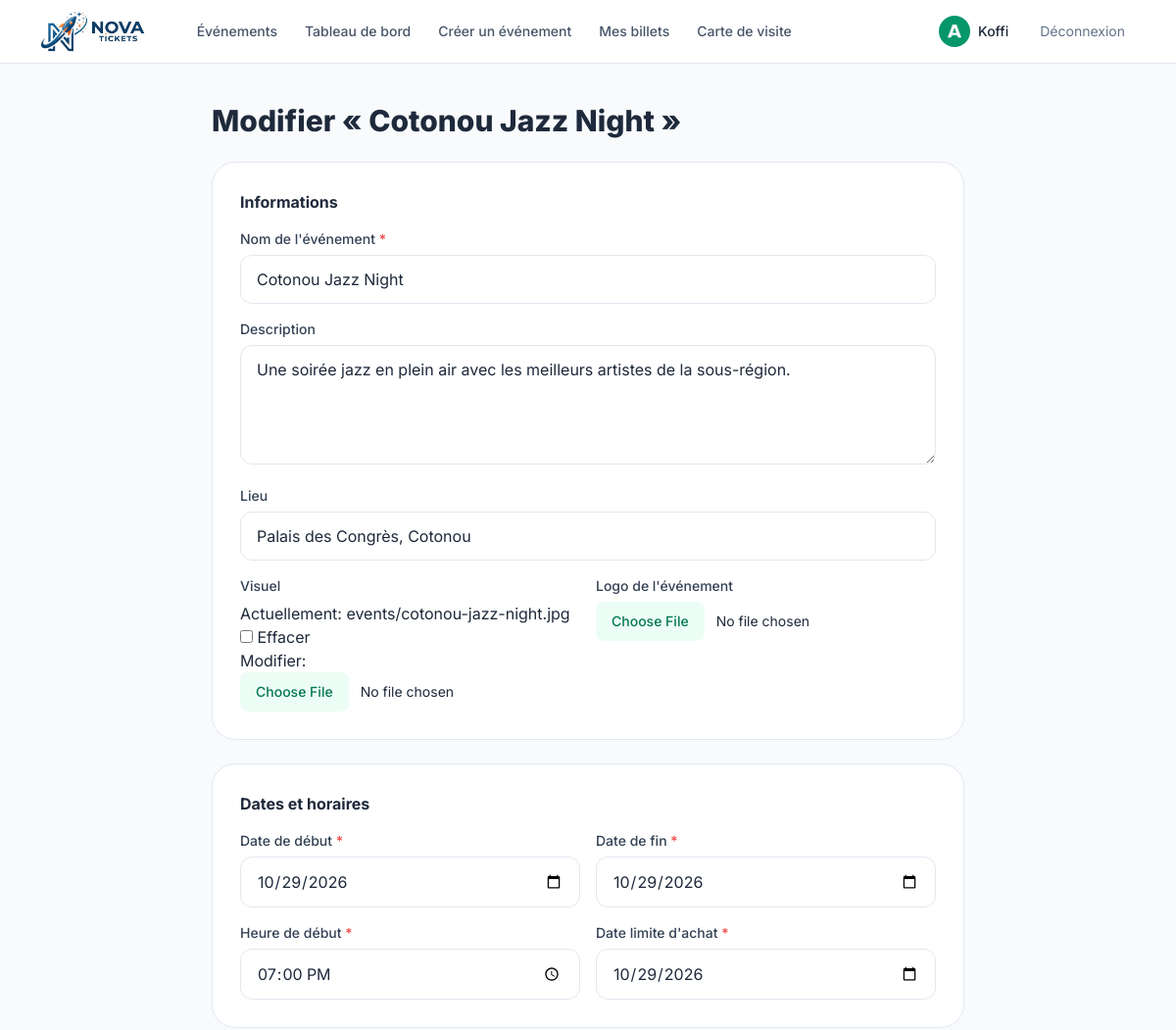
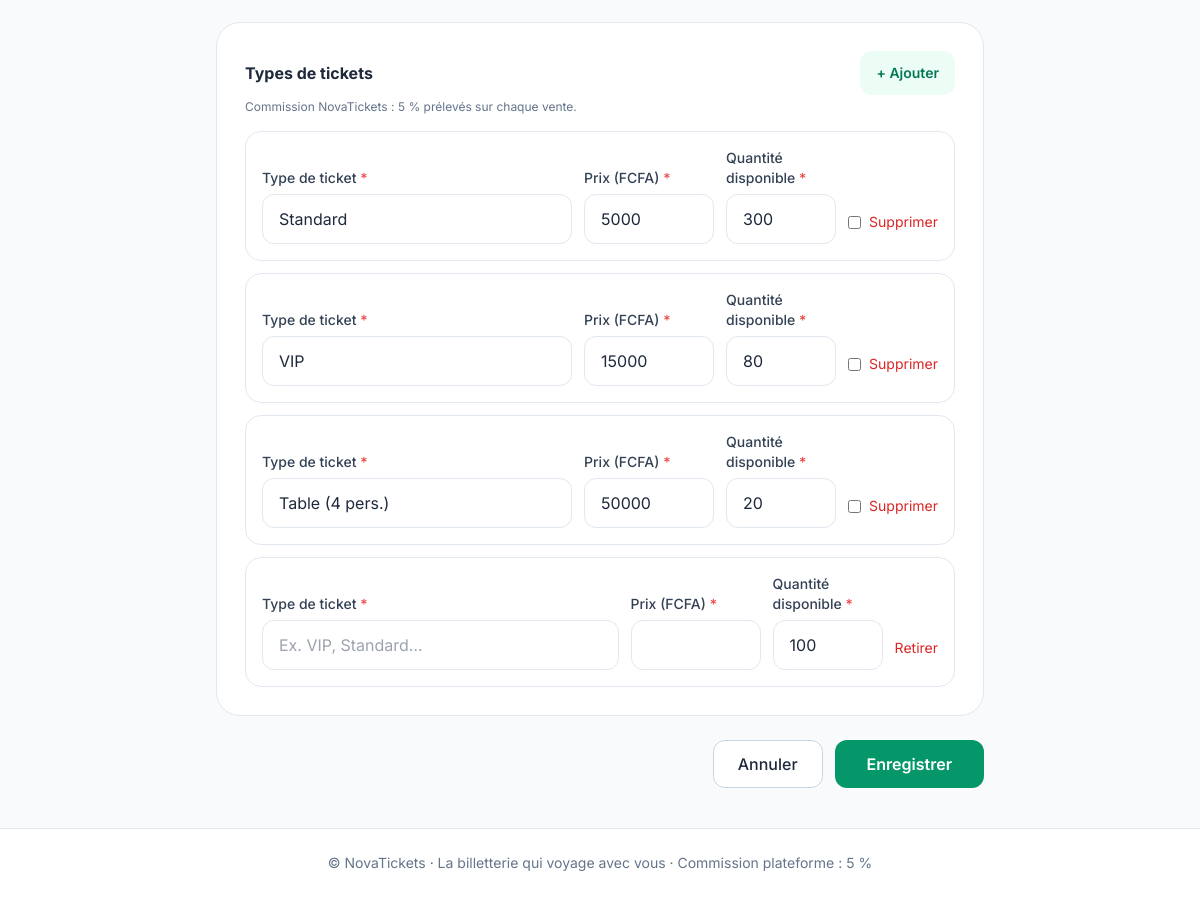
Screenshot of /evenements/1/modifier/ (signed in) with the database file from the repository (2 pictures, top to bottom).
### accounts/models.py (models this page shows, shortened)
class User(AbstractUser):
    SPECTATEUR = "spectateur"
    ORGANISATEUR = "organisateur"
    ROLES = [(SPECTATEUR, "Spectateur"), (ORGANISATEUR, "Organisateur")]
    SEXES = [("M", "Masculin"), ("F", "Féminin")]
    role = models.CharField(max_length=20, choices=ROLES, default=SPECTATEUR)
    country = models.CharField("Pays", max_length=2, default="BJ")
    phone = models.CharField("Téléphone", max_length=30)
    sexe = models.CharField(max_length=1, choices=SEXES, blank=True)
    profession = models.CharField(max_length=120, blank=True)
    photo = models.ImageField(upload_to="photos/", blank=True, null=True)
    org_name = models.CharField("Nom de l'organisation", max_length=150, blank=True)
    org_logo = models.ImageField(upload_to="org_logos/", blank=True, null=True)
    @property
    def is_organisateur(self):
        return self.role == self.ORGANISATEUR

### events/models.py (models this page shows, shortened)
class Event(models.Model):
    DRAFT = "draft"
    PUBLISHED = "published"
    STATUSES = [(DRAFT, "Brouillon"), (PUBLISHED, "Publié")]
    organizer = models.ForeignKey(settings.AUTH_USER_MODEL, on_delete=models.CASCADE, related_name="events")
    name = models.CharField("Nom de l'événement", max_length=200)
    slug = models.SlugField(max_length=220, unique=True, blank=True)
    description = models.TextField(blank=True)
    location = models.CharField("Lieu", max_length=200, blank=True)
    banner = models.ImageField("Visuel", upload_to="events/", blank=True, null=True)
    logo = models.ImageField("Logo de l'événement", upload_to="event_logos/", blank=True, null=True)
    start_date = models.DateField("Date de début")
    end_date = models.DateField("Date de fin")
    start_time = models.TimeField("Heure de début")
    sales_deadline = models.DateField("Date limite d'achat")
    status = models.CharField(max_length=12, choices=STATUSES, default=DRAFT)
    created_at = models.DateTimeField(auto_now_add=True)
    class Meta:
        ordering = ["start_date", "start_time"]

### events/views.py (the view)
    @login_required
    def wrapper(request, *a, **kw):
        if not request.user.is_organisateur:
            raise PermissionDenied
        return view(request, *a, **kw)

### events/forms.py (shortened to what this page needs)
class EventForm(forms.ModelForm):
    class Meta:
        model = Event
        fields = ["name", "description", "location", "banner", "logo", "start_date", "end_date", "start_time", "sales_deadline"]
        widgets = {
            "description": forms.Textarea(attrs={"rows": 4}),
            "start_date": forms.DateInput(attrs={"type": "date"}, format="%Y-%m-%d"),
            "end_date": forms.DateInput(attrs={"type": "date"}, format="%Y-%m-%d"),
            "sales_deadline": forms.DateInput(attrs={"type": "date"}, format="%Y-%m-%d"),
            "start_time": forms.TimeInput(attrs={"type": "time"}, format="%H:%M"),
        }
    def __init__(self, *a, **kw):
        super().__init__(*a, **kw)
        for f in self.fields.values():
            if isinstance(f.widget, forms.FileInput):
                f.widget.attrs.update({
                    "class": "block w-full text-sm file:mr-3 file:rounded-lg file:border-0 file:bg-emerald-50 file:px-4 file:py-2.5 file:text-emerald-700 file:font-medium",
                    "accept": "image/*",
                })
            else:
                f.widget.attrs["class"] = INPUT

### core/context_processors.py (called while the page is built)
def platform(request):
    return {
        "PLATFORM_NAME": settings.PLATFORM_NAME,
        "CARD_PRICE": settings.BUSINESS_CARD_PRICE,
        "COMMISSION_PERCENT": int(settings.PLATFORM_COMMISSION_RATE * 100),
    }

### events/views.py (called while the page is built)
def organizer_required(view):
    @login_required
    def wrapper(request, *a, **kw):
        if not request.user.is_organisateur:
            raise PermissionDenied
        return view(request, *a, **kw)
    wrapper.__name__ = view.__name__
    return wrapper

@organizer_required
def edit(request, pk):
    event = get_object_or_404(Event, pk=pk, organizer=request.user)
    form = EventForm(request.POST or None, request.FILES or None, instance=event)
    formset = TicketFormSet(request.POST or None, instance=event)
    if request.method == "POST" and form.is_valid() and formset.is_valid():
        with transaction.atomic():
            form.save()
            formset.save()
        messages.success(request, "Événement mis à jour.")
        return redirect("core:organizer_dashboard")
    return render(request, "events/form.html", {"form": form, "formset": formset, "editing": True, "event": event})

### templates/events/form.html (shortened to what this page needs)
{% extends "base.html" %}
{% block content %}
<div class="mx-auto max-w-3xl">
  <h1 class="text-2xl md:text-3xl font-extrabold">{% if editing %}Modifier « {{ event.name }} »{% else %}Créer un événement{% endif %}</h1>
  <form method="post" enctype="multipart/form-data" class="mt-6 space-y-6">{% csrf_token %}
    <section class="grid gap-4 md:grid-cols-2 rounded-3xl bg-white border border-slate-200 p-5 md:p-7">
      <h2 class="md:col-span-2 font-bold">Informations</h2>
      <div class="md:col-span-2">{% with field=form.name %}{% include "partials/field.html" %}{% endwith %}</div>
      <div class="md:col-span-2">{% with field=form.description %}{% include "partials/field.html" %}{% endwith %}</div>
      <div class="md:col-span-2">{% with field=form.location %}{% include "partials/field.html" %}{% endwith %}</div>
      {% with field=form.banner %}{% include "partials/field.html" %}{% endwith %}
      {% with field=form.logo %}{% include "partials/field.html" %}{% endwith %}
    </section>
    <section class="grid gap-4 sm:grid-cols-2 rounded-3xl bg-white border border-slate-200 p-5 md:p-7">
      <h2 class="sm:col-span-2 font-bold">Dates et horaires</h2>
      {% with field=form.start_date %}{% include "partials/field.html" %}{% endwith %}
      {% with field=form.end_date %}{% include "partials/field.html" %}{% endwith %}
      {% with field=form.start_time %}{% include "partials/field.html" %}{% endwith %}
      {% with field=form.sales_deadline %}{% include "partials/field.html" %}{% endwith %}
    </section>
    <section class="rounded-3xl bg-white border border-slate-200 p-5 md:p-7">
      <div class="flex items-center justify-between">
        <h2 class="font-bold">Types de tickets</h2>
        <button type="button" id="add-ticket" class="tap rounded-xl bg-emerald-50 px-4 text-sm font-semibold text-emerald-700">+ Ajouter</button>
      </div>
      <p class="text-xs text-slate-500 mt-1">Commission NovaTickets : {{ COMMISSION_PERCENT }} % prélevés sur chaque vente.</p>
      <div id="ticket-forms" class="mt-4 space-y-3">
        {% for tf in formset %}
        <div class="ticket-row grid gap-3 rounded-2xl border border-slate-200 p-4 sm:grid-cols-[1fr_130px_110px_auto] sm:items-end">
          {% with field=tf.name %}{% include "partials/field.html" %}{% endwith %}
          {% with field=tf.price %}{% include "partials/field.html" %}{% endwith %}
          {% with field=tf.stock %}{% include "partials/field.html" %}{% endwith %}
          <div class="flex items-center">
            {% if tf.instance.pk %}<label class="flex items-center gap-2 text-sm text-red-600 tap">{{ tf.DELETE }} Supprimer</label>
            {% else %}<button type="button" class="remove-ticket tap text-sm text-red-600">Retirer</button>{% endif %}
          </div>
        </div>
        {% endfor %}
      </div>
    </section>
    <div class="flex flex-col-reverse gap-3 sm:flex-row sm:justify-end">
      <a href="{% url 'core:organizer_dashboard' %}" class="tap grid place-items-center rounded-xl border border-slate-300 bg-white px-6 font-medium">Annuler</a>
      <button class="tap rounded-xl bg-emerald-600 px-8 py-3 font-semibold text-white hover:bg-emerald-700">Enregistrer</button>
    </div>
  </form>
</div>
{% endblock %}

### templates/base.html (shortened to what this page needs)
{% load static %}<!DOCTYPE html>
<html lang="fr" class="scroll-smooth">
<head>
  <script src="https://cdn.tailwindcss.com"></script>
</head>
<body class="bg-slate-50 text-slate-800 font-sans antialiased min-h-screen flex flex-col">
{% with url=request.resolver_match.url_name %}
<header class="sticky top-0 z-40 bg-white/90 backdrop-blur border-b border-slate-200">
  <div class="mx-auto max-w-6xl px-4 h-16 flex items-center gap-4">
    <a href="{% url 'core:home' %}" class="flex items-center shrink-0" aria-label="NovaTickets – accueil">
      <img src="{% static 'img/logo-horizontal.png' %}" alt="NovaTickets" class="h-11 w-auto">
    </a>
    <nav class="hidden md:flex items-center gap-1 ml-6 text-sm font-medium">
      <a href="{% url 'core:home' %}" class="px-3 py-2 rounded-lg {% if url == 'home' %}bg-emerald-50 text-emerald-700{% else %}text-slate-600 hover:bg-slate-100{% endif %}">Événements</a>
      {% if user.is_authenticated %}
        {% if user.is_organisateur %}
          <a href="{% url 'core:organizer_dashboard' %}" class="px-3 py-2 rounded-lg {% if url == 'organizer_dashboard' %}bg-emerald-50 text-emerald-700{% else %}text-slate-600 hover:bg-slate-100{% endif %}">Tableau de bord</a>
          <a href="{% url 'events:create' %}" class="px-3 py-2 rounded-lg text-slate-600 hover:bg-slate-100">Créer un événement</a>
        {% endif %}
        <a href="{% url 'core:spectateur_dashboard' %}" class="px-3 py-2 rounded-lg {% if url == 'spectateur_dashboard' %}bg-emerald-50 text-emerald-700{% else %}text-slate-600 hover:bg-slate-100{% endif %}">Mes billets</a>
        <a href="{% url 'core:card_list' %}" class="px-3 py-2 rounded-lg {% if url == 'card_list' or url == 'card_create' or url == 'card_detail' or url == 'card_edit' %}bg-emerald-50 text-emerald-700{% else %}text-slate-600 hover:bg-slate-100{% endif %}">Carte de visite</a>
      {% endif %}
    </nav>
    <div class="ml-auto flex items-center gap-2">
      {% if user.is_authenticated %}
        <a href="{% url 'accounts:profile' %}" class="flex items-center gap-2 rounded-full pl-1 pr-3 py-1 hover:bg-slate-100">
          {% if user.photo %}<img src="{{ user.photo.url }}" class="h-8 w-8 rounded-full object-cover" alt="">
          {% elif user.org_logo %}<img src="{{ user.org_logo.url }}" class="h-8 w-8 rounded-full object-cover" alt="">
          {% else %}<span class="h-8 w-8 rounded-full bg-emerald-100 text-emerald-700 grid place-items-center text-sm font-bold">{{ user.display_name|slice:":1"|upper }}</span>{% endif %}
          <span class="hidden sm:inline text-sm font-medium">{{ user.first_name|default:user.username }}</span>
        </a>
        <form method="post" action="{% url 'accounts:logout' %}" class="hidden md:block">{% csrf_token %}
          <button class="tap px-3 text-sm text-slate-500 hover:text-slate-800">Déconnexion</button>
        </form>
      {% endif %}
    </div>
  </div>
</header>
<main class="flex-1 w-full mx-auto max-w-6xl px-4 py-6 md:py-10 pb-28 md:pb-10">
  {% block content %}{% endblock %}
</main>
<footer class="hidden md:block border-t border-slate-200 bg-white py-6 text-center text-sm text-slate-500">
  © NovaTickets · La billetterie qui voyage avec vous · Commission plateforme : {{ COMMISSION_PERCENT }} %
</footer>
{% endwith %}
</body>
</html>

### templates/partials/field.html (shortened to what this page needs)
<div>
  <label for="{{ field.id_for_label }}" class="block text-sm font-medium text-slate-700 mb-1.5">{{ field.label }}{% if field.field.required %} <span class="text-red-500">*</span>{% endif %}</label>
  {{ field }}
</div>

### templates/base.html (style rules this page uses)
input, select, textarea { font-size: 16px; }
.tap { min-height: 44px; }

### rows the page displays
User: org_logo (picture), first_name "Koffi"
Event: name "Cotonou Jazz Night", description "Une soirée jazz en plein air avec les meilleurs artistes de la sous-région.", location "Palais des Congrès, Cotonou", start_date "10/29/2026", end_date "10/29/2026", start_time "19:00", sales_deadline "10/29/2026"

### other values shown
{{ field.label }} "Nom de l'événement Description Lieu Visuel Logo de l'événement Date de début Date de fin Heure de début Date limite d'achat" "Type de ticket Prix (FCFA) Quantité disponible" "Type de ticket Prix (FCFA) Quantité disponible" "Type de ticket Prix (FCFA) Quantité disponible" "Type de ticket Prix (FCFA) Quantité disponible"
{{ COMMISSION_PERCENT }} "5"
